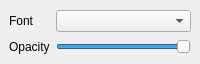
<?xml version="1.0" encoding="UTF-8"?>
<ui version="4.0">
 <class>SettingsPage</class>
 <widget class="QMainWindow" name="SettingsPage">
  <property name="geometry">
   <rect>
    <x>0</x>
    <y>0</y>
    <width>200</width>
    <height>64</height>
   </rect>
  </property>
  <property name="windowTitle">
   <string>Qwote - Settings</string>
  </property>
  <widget class="QWidget" name="centralwidget">
   <layout class="QGridLayout" name="gridLayout">
    <item row="0" column="0">
     <widget class="QLabel" name="label">
      <property name="text">
       <string>Font</string>
      </property>
     </widget>
    </item>
    <item row="0" column="1">
     <widget class="QComboBox" name="fontComboBox"/>
    </item>
    <item row="1" column="0">
     <widget class="QLabel" name="label_2">
      <property name="text">
       <string>Opacity</string>
      </property>
     </widget>
    </item>
    <item row="1" column="1">
     <widget class="QSlider" name="opacitySlider">
      <property name="maximum">
       <number>255</number>
      </property>
      <property name="value">
       <number>255</number>
      </property>
      <property name="orientation">
       <enum>Qt::Orientation::Horizontal</enum>
      </property>
     </widget>
    </item>
   </layout>
  </widget>
 </widget>
 <resources/>
 <connections/>
</ui>
